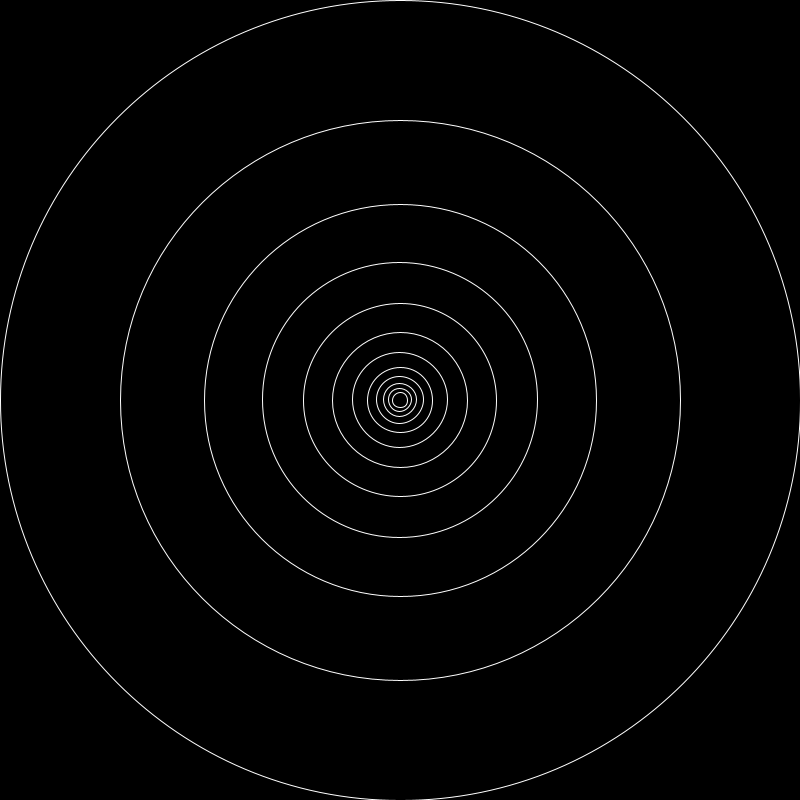
Frame 1 (no input)
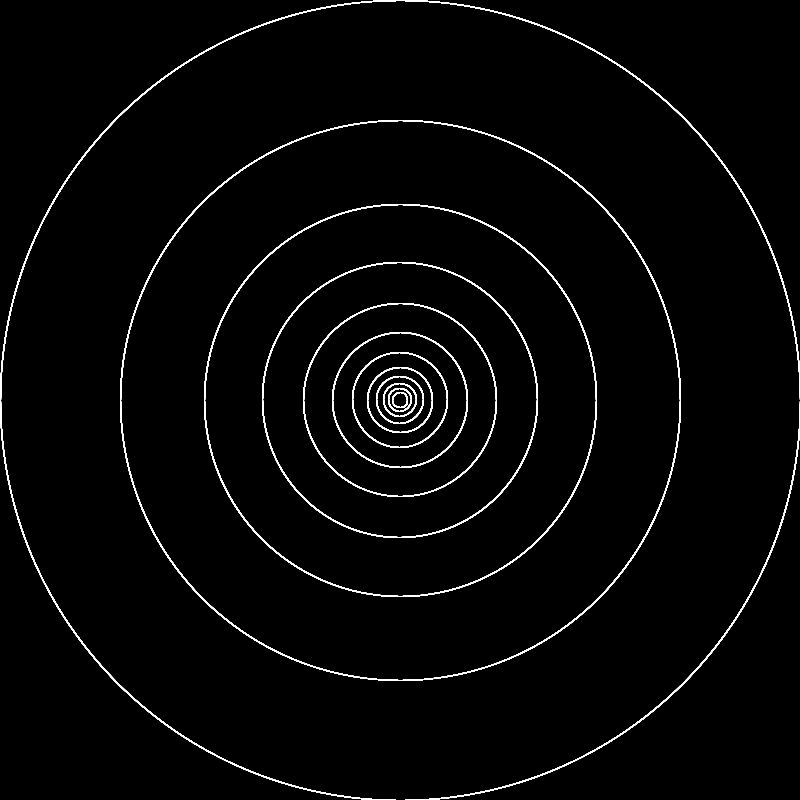
Frame 60 (the mouse pressed at the canvas centre just before this capture)
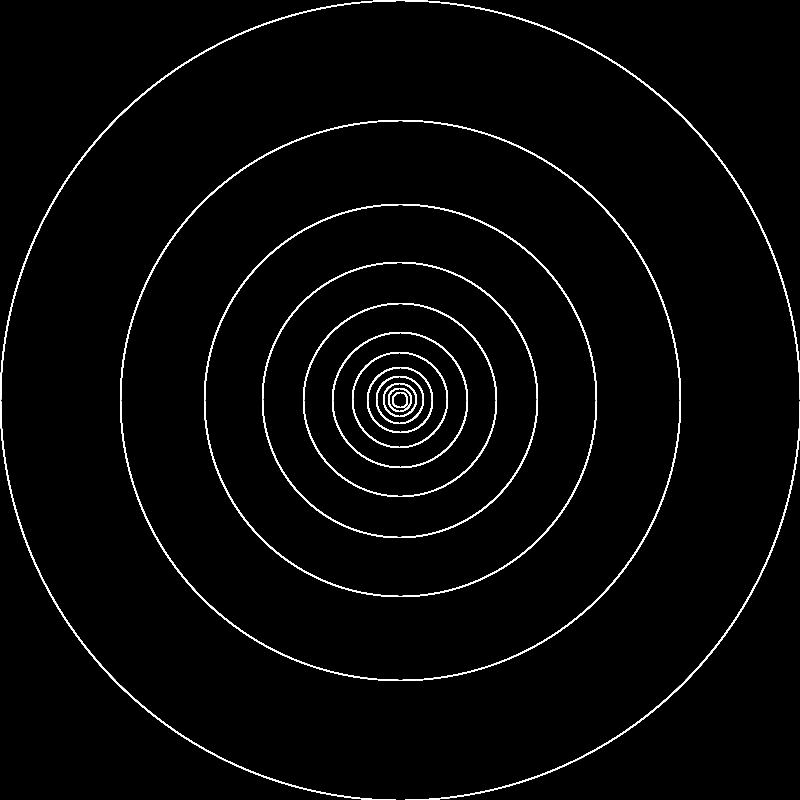
Frame 120 (the mouse held since frame 60 and released just before this capture)

The Processing sketch that drew these frames (run headless with seeded random() and noise(); from frame 60 on, the mouse is pressed at the canvas centre):

// Processing sketch: recursion
// ── recursion.pde
void setup() {
  size(800, 800);
  background(0);
  smooth();
  strokeWeight(1);
  noFill();
  stroke(255);
}

void drawCircle(float x, float y, float r) {
  circle(x, y, r * 2);

  if (r > 10) {
    r *= 0.7;
    drawCircle(x, y, r);
  }
}

void draw() {
  drawCircle(width / 2, height / 2, 400);
}
